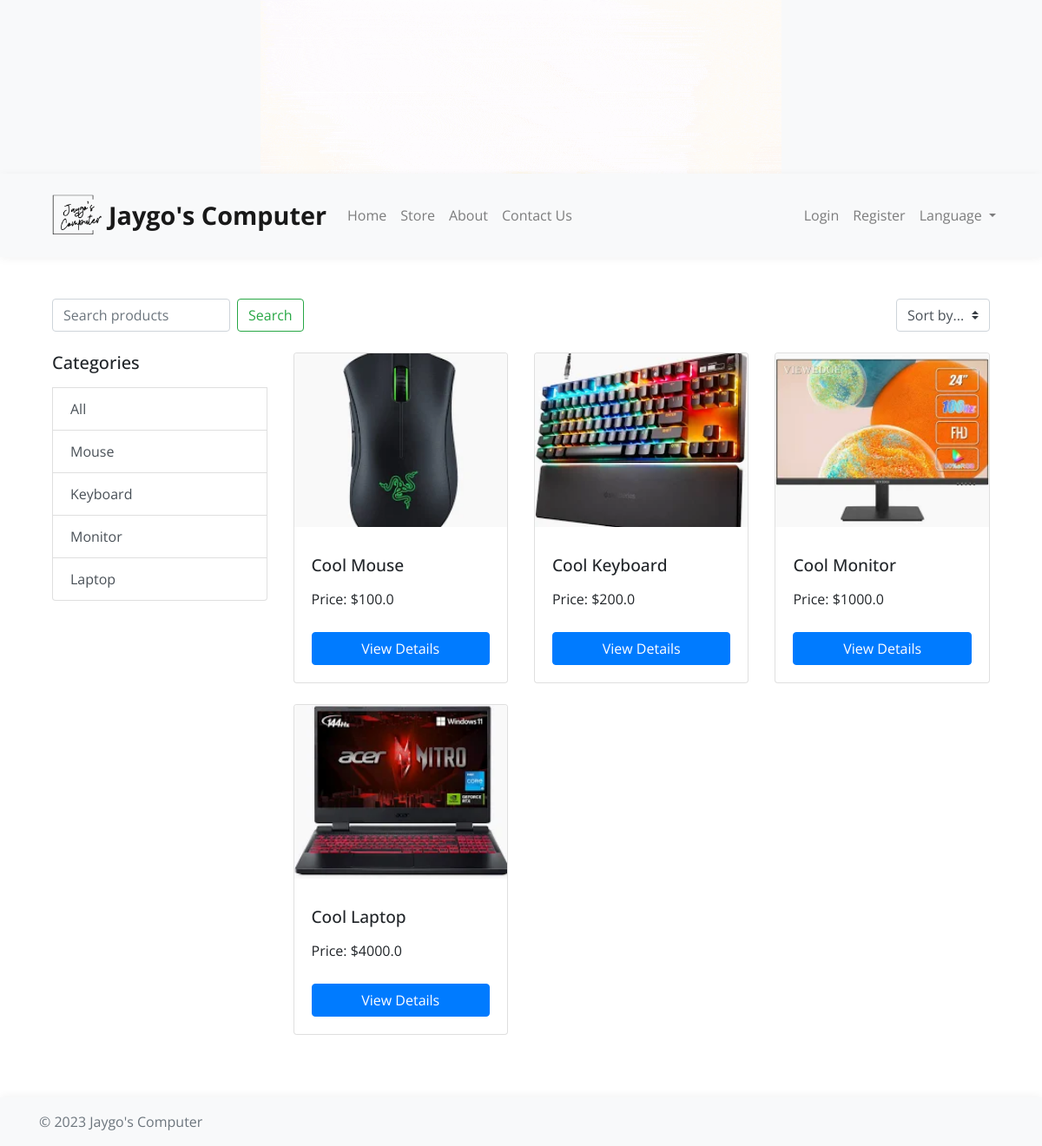
The app's page /store with its own data.
### app.py (models this page shows)
class Categories(db.Model):
    id = db.Column(db.Integer, primary_key=True)
    name = db.Column(db.String(100))

class Product(db.Model):
    id = db.Column(db.Integer, primary_key=True)
    name = db.Column(db.String(100), nullable=False)
    price = db.Column(db.Float, nullable=False)
    rating = db.Column(db.Float, nullable=False, default=0.0)
    num_ratings = db.Column(db.Integer, nullable=False, default=0)
    image_path = db.Column(db.String(255), nullable=True)
    description = db.Column(db.Text)
    latest_product = db.Column(db.Boolean, default=False)
    popular_product = db.Column(db.Boolean, default=False)
    comments = db.relationship('Comment', backref='product', lazy=True)
    category = db.Column(db.String(100), nullable=False)

### app.py (the view)
@app.route('/store', methods=['GET'])
def store():
    search_query = request.args.get('search_query', '')
    category = request.args.get('category', '')
    sort_by = request.args.get('sort_by', '')
    filtered_products = filter_products(search_query, category, sort_by)
    categories = Categories.query.all()
    return render_template('store.html', products=filtered_products, categories=categories)

### app.py (called while the page is built)
@app.context_processor
def inject_username():
    if current_user.is_authenticated:
        return {'username': current_user.username}
    else:
        return {'username': None}

def filter_products(search_query, category, sort_by):
    query = Product.query
    if search_query:
        query = query.filter(Product.name.ilike(f'%{search_query}%'))
    if category:
        query = query.filter(Product.category == str(category))
    if sort_by == 'rating':
        query = query.order_by(desc(Product.rating))
    return query.all()

### templates/store.html (shortened to what this page needs)
{% extends "base.html" %}
{% block content %}
<div class="container my-5">
  <div class="d-flex justify-content-between align-items-center mb-4">
    <form class="form-inline" action="{{ url_for('store') }}" method="GET">
      <input class="form-control mr-sm-2" type="search" placeholder="Search products" name="search_query">
      <button class="btn btn-outline-success my-2 my-sm-0" type="submit">Search</button>
    </form>
    <form action="{{ url_for('store') }}" method="GET">
      <select class="custom-select" name="sort_by" onchange="this.form.submit()">
        <option selected>Sort by...</option>
      </select>
    </form>
  </div>
  <div class="row">
    <div class="col-lg-3 mb-4">
      <div class="list-group">
        <h5 class="mb-3">Categories</h5>
        <a href="{{ url_for('store') }}" class="list-group-item list-group-item-action">All</a>
        {% for category in categories %}
          <a href="{{ url_for('store', category=category.name) }}" class="list-group-item list-group-item-action">{{ category.name }}</a>
        {% endfor %}
      </div>
    </div>
    <div class="col-lg-9">
      <div class="row">
        {% for product in products %}
          <div class="col-md-4 mb-4">
            <div class="card h-100">
              <img src="{{ url_for('static', filename=product.image_path) }}" class="card-img-top" alt="Product Image">
              <div class="card-body d-flex flex-column">
                <h5 class="card-title mt-auto">{{ product.name }}</h5>
                <p class="card-text">Price: ${{ product.price }}</p>
                <a href="{{ url_for('view_product', product_id=product.id) }}" class="btn btn-primary mt-auto">View Details</a>
              </div>
            </div>
          </div>
        {% endfor %}
      </div>
    </div>
  </div>
</div>
{% endblock %}

### templates/base.html (shortened to what this page needs)
<!DOCTYPE html>
<html lang="en">
<head>
    <link rel="stylesheet" href="https://cdnjs.cloudflare.com/ajax/libs/twitter-bootstrap/4.6.0/css/bootstrap.min.css">
    <link rel="stylesheet" href="{{url_for('static', filename='styles.css')}}">
    <link rel="stylesheet" href="https://cdnjs.cloudflare.com/ajax/libs/font-awesome/6.5.1/css/all.min.css" />
</head>
<body>
    <div class="container-fluid p-0 bg-light">
        <div class="row justify-content-center align-items-center banner-container">
            <div class="col-12 text-center">
                <img src="{{url_for('static', filename='logo.gif')}}" alt="{{ ('logo animation') }}" class="img-fluid">
            </div>
        </div>
    </div>
    <nav class="navbar navbar-expand-lg navbar-light bg-light">
        <div class="container">
            <img src="{{url_for('static', filename='logo.png')}}" alt="logo" class="img-fluid" width="80">
            <a class="navbar-brand d-none d-lg-inline" href="/">{{ ('Jaygo\'s Computer') }}</a>
            <div class="collapse navbar-collapse" id="navbarNav">
                <ul class="navbar-nav mr-auto">
                    <li class="nav-item">
                        <a class="nav-link" href="/">{{ ('Home') }}</a>
                    </li>
                    <li class="nav-item">
                        <a class="nav-link" href="/store">{{ ('Store') }}</a>
                    </li>
                    <li class="nav-item">
                        <a class="nav-link" href="/about">{{ ('About') }}</a>
                    </li>
                    <li class="nav-item">
                        <a class="nav-link" href="/contact">{{ ('Contact Us') }}</a>
                    </li>
                </ul>
                <ul class="navbar-nav ml-auto">
                    {% if username %}
                    <li class="nav-item">
                        <span class="navbar-text username">{{ username }}</span>
                        <a href="/logout" class="btn btn-outline-primary btn-sm ml-2">{{ ('Logout') }}</a>
                    </li>
                    <li class="nav-item">
                        <a class="nav-link" href="/shoppingcart"><img src="{{url_for('static', filename='shopping-cart.png')}}" alt="shopping cart" width="30"></a>
                    </li>
                    {% else %}
                    <li class="nav-item">
                        <a class="nav-link" href="/login">{{ ('Login') }}</a>
                    </li>
                    <li class="nav-item">
                        <a class="nav-link" href="/register">{{ ('Register') }}</a>
                    </li>
                    {% endif %}
                    <li class="nav-item dropdown">
                        <a class="nav-link dropdown-toggle" href="#" id="languageDropdown" role="button"
                            data-toggle="dropdown" aria-haspopup="true" aria-expanded="false">
                            {{ ('Language') }}
                        </a>
                    </li>
                </ul>
            </div>
        </div>
    </nav>
    <div class="container mt-4">
        {% block content %}{% endblock %}
    </div>
    <footer class="footer mt-auto py-3">
        <div class="container">
            <span class="text-muted">&copy; 2023 Jaygo's Computer</span>
        </div>
    </footer>
</body>
</html>

### templates/styles.css (style rules this page uses)
.card { height: 400px; display: flex; flex-direction: column; justify-content: space-between; margin-bottom: 20px; }
.card-img-top { width: 100%; height: 200px; object-fit: cover; }
.card-body { flex-grow: 1; display: flex; flex-direction: column; justify-content: space-between; }
.card-title { font-size: 1.2rem; line-height: 1.5; }
body { font-family: 'Open Sans', sans-serif; }
.navbar-brand { font-weight: bold; font-size: 1.8rem; }
.navbar { box-shadow: 0 2px 10px 0 rgba(0,0,0,.05); }
.footer { background: #f8f9fa; box-shadow: 0 -2px 10px 0 rgba(0,0,0,.05); }
.banner-container { background: #f8f9fa; box-shadow: 0 2px 10px 0 rgba(0,0,0,.05); height: 200px; }

### records on screen
Categories: name "Mouse"
Categories: name "Keyboard"
Categories: name "Monitor"
Categories: name "Laptop"
Product: image_path (picture), name "Cool Mouse", price "100.0"
Product: image_path (picture), name "Cool Keyboard", price "200.0"
Product: image_path (picture), name "Cool Monitor", price "1000.0"
Product: image_path (picture), name "Cool Laptop", price "4000.0"

### other values on screen
{{ ('Jaygo\'s Computer') }} "Jaygo's Computer"
{{ ('Home') }} "Home"
{{ ('Store') }} "Store"
{{ ('About') }} "About"
{{ ('Contact Us') }} "Contact Us"
{{ ('Login') }} "Login"
{{ ('Register') }} "Register"
{{ ('Language') }} "Language"
